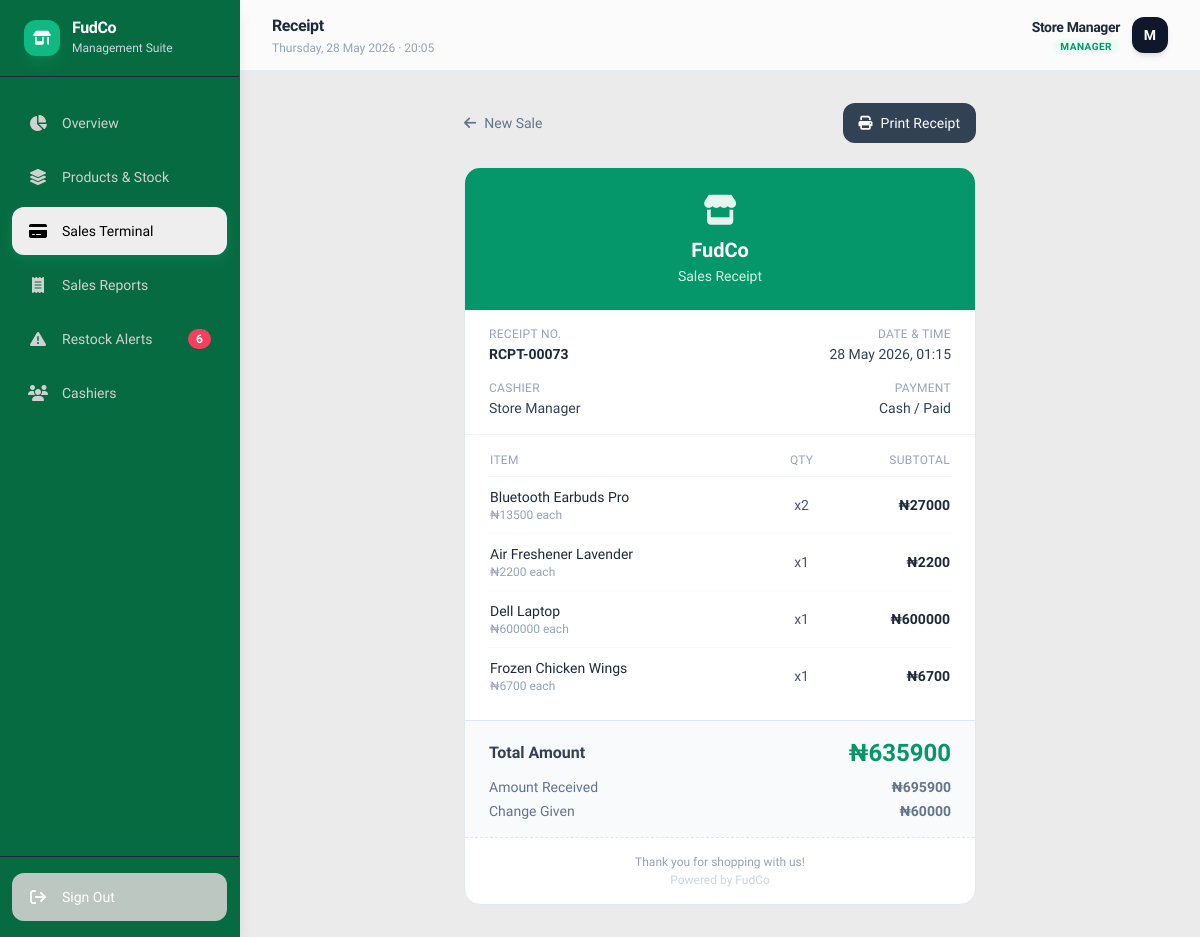
/receipt/73/ (signed in), run on the app's committed database.
### store/models.py (models this page shows, shortened)
class Sale(models.Model):
    cart           = models.OneToOneField(
        Cart,
        on_delete=models.SET_NULL,
        null=True,
        blank=True,
        related_name='sale',
    )
    cashier        = models.ForeignKey(
        User,
        on_delete=models.SET_NULL,
        null=True,
        related_name='sales',
    )
    total_amount   = models.DecimalField(max_digits=12, decimal_places=2, default=0)
    payment_method = models.CharField(
        max_length=20,
        choices=PAYMENT_METHOD_CHOICES,
        default='cash',
    )
    payment_status = models.CharField(
        max_length=20,
        choices=PAYMENT_STATUS_CHOICES,
        default='paid',
    )
    amount_received = models.DecimalField(max_digits=12, decimal_places=2, default=0)
    change_given    = models.DecimalField(max_digits=12, decimal_places=2, default=0)
    payment_confirmed_by = models.ForeignKey(
        User,
        on_delete=models.SET_NULL,
        null=True,
        blank=True,
        related_name='confirmed_payments',
    )
    receipt_number = models.CharField(max_length=20, unique=True, blank=True)
    created_at     = models.DateTimeField(auto_now_add=True)
    class Meta:
        ordering = ['-created_at']

class SaleItem(models.Model):
    sale     = models.ForeignKey(Sale, on_delete=models.CASCADE, related_name='items')
    product  = models.ForeignKey(Product, on_delete=models.SET_NULL, null=True, related_name='sale_items')
    quantity = models.PositiveIntegerField()
    price    = models.DecimalField(max_digits=10, decimal_places=2)   # price at time of sale
    subtotal = models.DecimalField(max_digits=12, decimal_places=2)

class Product(models.Model):
    name               = models.CharField(max_length=200)
    category           = models.CharField(max_length=50, choices=CATEGORY_CHOICES, default='other')
    price              = models.DecimalField(max_digits=10, decimal_places=2)
    quantity           = models.PositiveIntegerField(default=0)
    restock_threshold  = models.PositiveIntegerField(default=5)
    image              = models.ImageField(upload_to='products/', blank=True, null=True)
    created_at         = models.DateTimeField(auto_now_add=True)
    updated_at         = models.DateTimeField(auto_now=True)
    class Meta:
        ordering = ['name']

### store/views.py (the view)
# urls.py: path('receipt/<int:pk>/',           views.receipt,        name='receipt'),
@login_required_custom
def receipt(request, pk):
    sale = get_object_or_404(
        Sale.objects.select_related('cashier').prefetch_related('items__product'),
        pk=pk,
    )
    context = {
        'sale':            sale,
        'low_stock_count': Product.objects.filter(
                               Q(quantity__lte=F('restock_threshold'))
                           ).count(),
    }
    return render(request, 'store/receipt.html', context)

### templates/store/receipt.html (shortened to what this page needs)
{% extends 'base.html' %}
{% block nav_pos %}active{% endblock %}
{% block page_title %}Receipt{% endblock %}
{% block content %}
<div class="max-w-lg mx-auto">
  <div class="flex items-center justify-between mb-5 md:mb-6 no-print">
    <a href="{% url 'store:pos' %}"
       class="flex items-center gap-2 text-sm text-slate-500 hover:text-emerald-600 transition-colors">
      <i class="fa-solid fa-arrow-left"></i>
      <span class="hidden sm:inline">New Sale</span>
    </a>
    <button onclick="window.print()"
            class="flex items-center gap-2 bg-slate-700 hover:bg-slate-800
                   text-white text-sm font-medium px-3 md:px-4 py-2 md:py-2.5 rounded-xl
                   transition-colors">
      <i class="fa-solid fa-print"></i>
      <span class="hidden sm:inline">Print Receipt</span>
    </button>
  </div>
  <div class="bg-white border border-slate-200 rounded-2xl overflow-hidden" id="receipt-card">
    <div class="bg-emerald-600 px-6 py-5 md:py-6 text-center text-white">
      <i class="fa-solid fa-store text-2xl md:text-3xl mb-2 opacity-90"></i>
      <h2 class="text-lg md:text-xl font-bold">FudCo</h2>
      <p class="text-emerald-100 text-sm mt-0.5">Sales Receipt</p>
    </div>
    <div class="px-4 md:px-6 py-4 border-b border-slate-100 grid grid-cols-2 gap-3 md:gap-4 text-sm">
      <div>
        <p class="text-slate-400 text-xs uppercase tracking-wide mb-0.5">Receipt No.</p>
        <p class="font-bold text-slate-800 text-xs md:text-sm">{{ sale.receipt_number }}</p>
      </div>
      <div class="text-right">
        <p class="text-slate-400 text-xs uppercase tracking-wide mb-0.5">Date & Time</p>
        <p class="font-medium text-slate-700 text-xs md:text-sm">{{ sale.created_at|date:"d M Y, H:i" }}</p>
      </div>
      <div>
        <p class="text-slate-400 text-xs uppercase tracking-wide mb-0.5">Cashier</p>
        <p class="font-medium text-slate-700 text-xs md:text-sm">
          {{ sale.cashier.get_full_name|default:sale.cashier.username }}
        </p>
      </div>
      <div class="text-right">
        <p class="text-slate-400 text-xs uppercase tracking-wide mb-0.5">Payment</p>
        <p class="font-medium text-slate-700 text-xs md:text-sm">
          {{ sale.get_payment_method_display }} / {{ sale.get_payment_status_display }}
        </p>
      </div>
    </div>
    <div class="px-4 md:px-6 py-4">
      <table class="w-full text-sm">
        <thead>
          <tr class="text-slate-400 text-xs uppercase tracking-wide border-b border-slate-100">
            <th class="pb-2 text-left font-medium">Item</th>
            <th class="pb-2 text-center font-medium">Qty</th>
            <th class="pb-2 text-right font-medium">Subtotal</th>
          </tr>
        </thead>
        <tbody class="divide-y divide-slate-50">
          {% for item in sale.items.all %}
          <tr>
            <td class="py-2.5 text-slate-800 font-medium">
              {{ item.product.name }}
              <span class="text-slate-400 text-xs font-normal block">
                &#8358;{{ item.price|floatformat:0 }} each
              </span>
            </td>
            <td class="py-2.5 text-center text-slate-600">x{{ item.quantity }}</td>
            <td class="py-2.5 text-right font-semibold text-slate-800">
              &#8358;{{ item.subtotal|floatformat:0 }}
            </td>
          </tr>
          {% endfor %}
        </tbody>
      </table>
    </div>
    <div class="px-4 md:px-6 py-4 bg-slate-50 border-t border-slate-200">
      <div class="flex items-center justify-between mb-2">
        <span class="font-semibold text-slate-700">Total Amount</span>
        <span class="text-xl md:text-2xl font-bold text-emerald-600">
          &#8358;{{ sale.total_amount|floatformat:0 }}
        </span>
      </div>
      <div class="flex items-center justify-between text-sm text-slate-500">
        <span>Amount Received</span>
        <span class="font-semibold">&#8358;{{ sale.amount_received|floatformat:0 }}</span>
      </div>
      <div class="flex items-center justify-between text-sm text-slate-500 mt-1">
        <span>Change Given</span>
        <span class="font-semibold">&#8358;{{ sale.change_given|floatformat:0 }}</span>
      </div>
    </div>
    <div class="px-6 py-4 text-center border-t border-dashed border-slate-200">
      <p class="text-slate-400 text-xs">Thank you for shopping with us!</p>
      <p class="text-slate-300 text-xs mt-0.5">Powered by FudCo</p>
    </div>
  </div>
</div>
{% endblock %}

### templates/base.html (shortened to what this page needs)
<!DOCTYPE html>
<html lang="en">
<head>
  <script src="https://cdn.tailwindcss.com"></script>
  <link rel="stylesheet" href="https://cdnjs.cloudflare.com/ajax/libs/font-awesome/6.5.0/css/all.min.css"/>
</head>
<body class="bg-[#EBEBEB] text-slate-900 min-h-screen flex flex-col md:flex-row">
  <aside
  id="sidebar"
  class="hidden md:flex flex-col fixed top-0 left-0 z-30 min-h-screen bg-[#076B41] w-16 lg:w-60 border-r border-green-800 green-200/80 shadow-lg"
>
    <div class="px-3 lg:px-6 py-5 border-b border-slate-800 flex items-center gap-3 overflow-hidden">
      <div class="w-9 h-9 bg-emerald-500 rounded-xl flex items-center justify-center text-white shadow-lg shadow-emerald-500/20 shrink-0">
        <i class="fa-solid fa-shop text-sm"></i>
      </div>
      <div class="hidden lg:block">
        <h1 class="text-white font-bold text-base tracking-tight leading-none">FudCo</h1>
        <p class="text-slate-300 text-xs mt-1">Management Suite</p>
      </div>
    </div>
    <nav class="flex-1 px-2 lg:px-3 py-4 space-y-1.5 flex flex-col items-center lg:items-stretch">
      <a href="{% url 'store:dashboard' %}" class="sidebar-link hidden lg:flex {% block nav_home %}{% endblock %}">
        <i class="fa-solid fa-chart-pie w-5 text-center text-base"></i> Overview
      </a>
      <a href="{% url 'store:inventory' %}" class="sidebar-link hidden lg:flex {% block nav_inventory %}{% endblock %}">
        <i class="fa-solid fa-layer-group w-5 text-center text-base"></i> Products & Stock
      </a>
      <a href="{% url 'store:pos' %}" class="sidebar-link hidden lg:flex {% block nav_pos %}{% endblock %}">
        <i class="fa-solid fa-credit-card w-5 text-center text-base"></i> Sales Terminal
      </a>
      <a href="{% url 'store:reports' %}" class="sidebar-link hidden lg:flex {% block nav_reports %}{% endblock %}">
        <i class="fa-solid fa-receipt w-5 text-center text-base"></i> Sales Reports
      </a>
      <a href="{% url 'store:restock_alerts' %}" class="sidebar-link hidden lg:flex {% block nav_alerts %}{% endblock %}">
        <i class="fa-solid fa-triangle-exclamation w-5 text-center text-base"></i> Restock Alerts
        {% if low_stock_count %}
          <span class="ml-auto bg-rose-500 text-white text-xs font-bold px-2 py-0.5 rounded-xl shadow-sm">
            {{ low_stock_count }}
          </span>
        {% endif %}
      </a>
      {% if request.user.is_authenticated and request.user.profile.role == 'manager' %}
      <a href="{% url 'store:cashiers' %}" class="sidebar-link hidden lg:flex {% block nav_users %}{% endblock %}">
        <i class="fa-solid fa-users w-5 text-center text-base"></i> Cashiers
      </a>
      {% endif %}
    </nav>
    <div class="px-2 lg:px-3 py-4 border-t border-slate-800 flex justify-center lg:block">
      {% if request.user.is_authenticated %}
      <form method="post" action="{% url 'store:logout' %}" class="w-full">
        <button type="submit" class="sidebar-link hidden lg:flex w-full text-left text-slate-400 text-white bg-[#BDC7C2] hover:text-rose-400 hover:text-white hover:bg-rose-500 ">
          <i class="fa-solid fa-arrow-right-from-bracket w-5 text-center text-base"></i> Sign Out
        </button>
      </form>
      {% endif %}
    </div>
  </aside>
  <div class="ml-0 md:ml-16 lg:ml-60 flex-1 flex flex-col min-h-screen pb-16 md:pb-0">
    <header class="bg-white/80 backdrop-blur-md border-b border-slate-200/80 px-4 md:px-8 py-3.5 flex items-center justify-between sticky top-0 z-20">
      <div class="min-w-0">
        <h2 class="text-slate-800 font-bold text-sm md:text-base tracking-tight truncate">
          {% block page_title %}Dashboard{% endblock %}
        </h2>
        <p class="text-slate-400 text-xs font-medium mt-0.5 hidden sm:block" id="current-datetime"></p>
      </div>
      <div class="flex items-center gap-3 shrink-0">
        {% if request.user.is_authenticated %}
          <div class="text-right hidden sm:block">
            <p class="text-slate-800 text-sm font-semibold tracking-tight">
              {{ request.user.get_full_name|default:request.user.username }}
            </p>
            <p class="text-[10px] uppercase font-bold tracking-wider mt-0.5">
              {% if request.user.profile.role == 'manager' %}
                <span class="text-emerald-600 bg-emerald-50 px-2 py-0.5 rounded-lg">Manager</span>
              {% else %}
                <span class="text-blue-600 bg-blue-50 px-2 py-0.5 rounded-lg">Cashier</span>
              {% endif %}
            </p>
          </div>
          <div class="w-8 h-8 md:w-9 md:h-9 rounded-xl bg-slate-900 text-white text-xs md:text-sm font-bold flex items-center justify-center shadow-md">
            {{ request.user.username|first|upper }}
          </div>
        {% endif %}
      </div>
    </header>
    <main class="flex-1 p-4 md:p-6 lg:p-8 max-w-[1600px] w-full mx-auto">
      {% block content %}{% endblock %}
    </main>
  </div>
</body>
</html>

### templates/base.html (style rules this page uses)
body { font-family: 'Plus Jakarta Sans', sans-serif; }
.sidebar-link { display: flex; align-items: center; gap: 0.875rem; padding: 0.75rem 1rem; color: #d1d1d1; font-size: 0.875rem; font-weight: 500; border-radius: 0.75rem; transition: all 0.2s ease; white-space: nowrap; }
.sidebar-link.active { color: #000000; background: #eeeeee; box-shadow: 0 4px 12px rgba(16, 185, 129, 0.25); }
#sidebar { transition: width 0.2s ease; }

### data on the page
Sale: receipt_number "RCPT-00073", created_at "28 May 2026, 01:15", cashier.get_full_name "Store Manager", payment_method "Cash", payment_status "Paid", total_amount "635900", amount_received "695900", change_given "60000"
SaleItem: product.name "Bluetooth Earbuds Pro", price "13500", quantity "2", subtotal "27000"
SaleItem: product.name "Air Freshener Lavender", price "2200", quantity "1", subtotal "2200"
SaleItem: product.name "Dell Laptop", price "600000", quantity "1", subtotal "600000"
SaleItem: product.name "Frozen Chicken Wings", price "6700", quantity "1", subtotal "6700"

### other printed values
{{ low_stock_count }} "6"
{{ request.user.get_full_name|default:request.user.username }} "Store Manager"
{{ request.user.username|first|upper }} "M"
